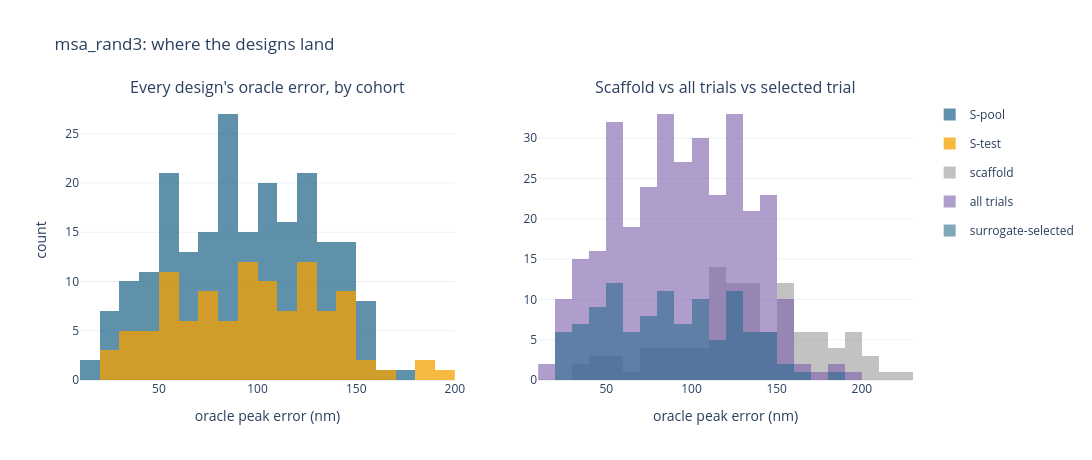

Here is the notebook cell this chart was saved with:
### Markdown cell above
## 6. Distribution of the design errors

**Left:** the oracle error of every design produced (3 trials per task), by cohort — the honest picture
of what one run of the search yields. **Right:** the same tasks under three views of the scaffold→design
step: the scaffold, all trials pooled, and the surrogate-selected trial. The gap between the last two is
what the selection rule buys.

### Code cell
print("oracle peak error (nm), scaffold -> design")
for label in LABELS:
    s = summ[summ.cohort == label]
    f = fin[fin.cohort == label]
    print(f"  {label:8}: n={len(s):2d} tasks | scaffold mean {s.scaf_err.mean():5.1f} / median "
          f"{s.scaf_err.median():5.1f}  ->  all trials {f.peak_err.mean():5.1f} / "
          f"{f.peak_err.median():5.1f}   surrogate-selected {s.des_err.mean():5.1f} / {s.des_err.median():5.1f}")
print(f"  {'ALL':8}: n={len(summ):2d} tasks | scaffold {summ.scaf_err.mean():5.1f}  ->  "
      f"all trials {fin.peak_err.mean():5.1f}   selected {summ.des_err.mean():5.1f} nm")

fig = make_subplots(rows=1, cols=2, subplot_titles=(
    "Every design's oracle error, by cohort", "Scaffold vs all trials vs selected trial"))
for label in LABELS:
    f = fin[fin.cohort == label]
    fig.add_trace(go.Histogram(x=f["peak_err"], name=label, marker_color=COLOR[label],
                               opacity=0.75, nbinsx=22, legendgroup=label), 1, 1)
for x, name, color in [(summ.scaf_err, "scaffold", "#999999"),
                       (fin.peak_err, "all trials", "#7a5ea8"),
                       (summ.des_err, "surrogate-selected", "#2b6c8f")]:
    fig.add_trace(go.Histogram(x=x, name=name, marker_color=color, opacity=0.6, nbinsx=22), 1, 2)
fig.update_xaxes(title_text="oracle peak error (nm)", row=1, col=1)
fig.update_xaxes(title_text="oracle peak error (nm)", row=1, col=2)
fig.update_yaxes(title_text="count", row=1, col=1)
fig.update_layout(template=pio_tmpl, width=1120, height=460, barmode="overlay",
                  title=f"{ARM}: where the designs land")
fig.show()

### Figure 1 — Plotly figure (JSON) as saved in the notebook; plotly's stock layout.template omitted (floating-point values rounded to 4 significant figures; data arrays with more than 128 entries replaced by an {"elided": "..."} marker saying what was removed)
{"data": [{"legendgroup": "S-pool", "marker": {"color": "#2b6c8f"}, "name": "S-pool", "nbinsx": 22, "opacity": 0.75, "type": "histogram", "x": {"elided": "216 float values"}, "xaxis": "x", "yaxis": "y"}, {"legendgroup": "S-test", "marker": {"color": "#f6a200"}, "name": "S-test", "nbinsx": 22, "opacity": 0.75, "type": "histogram", "x": [101.8, 137.0, 111.2, 142.7, 128.1, 130.1, 125.6, 144.7, 127.2, 57.22, 64.62, 88.63, 55.65, 31.59, 47.8, 162.9, 102.9, 120.7, 103.0, 138.4, 151.2, 62.92, 50.46, 47.16, 56.68, 102.4, 53.4, 129.5, 94.64, 126.0, 54.47, 58.6, 92.9, 86.98, 113.1, 123.8, 24.35, 29.6, 29.56, 32.07, 62.31, 77.06, 107.5, 102.6, 116.8, 56.74, 53.72, 68.99, 112.5, 92.39, 95.27, 70.51, 79.16, 72.95, 141.0, 144.5, 137.5, 114.5, 122.5, 97.2, 105.9, 98.71, 44.66, 92.83, 79.46, 77.14, 71.47, 67.69, 98.4, 49.81, 36.13, 36.06, 109.0, 104.7, 108.9, 111.2, 112.2, 126.0, 54.78, 56.33, 88.2, 97.83, 78.33, 122.8, 83.52, 69.24, 89.87, 149.6, 144.5, 134.4, 143.8, 150.4, 142.6, 79.23, 96.37, 44.27, 194.2, 186.6, 181.0, 120.0, 98.08, 135.3, 142.0, 136.8, 128.2, 81.16, 37.62, 96.16], "xaxis": "x", "yaxis": "y"}, {"marker": {"color": "#999999"}, "name": "scaffold", "nbinsx": 22, "opacity": 0.6, "type": "histogram", "x": [201.3, 128.0, 102.6, 68.03, 101.6, 94.88, 147.7, 120.2, 108.8, 170.9, 188.0, 84.46, 88.96, 46.22, 78.27, 178.7, 37.11, 165.6, 58.47, 74.27, 77.41, 123.3, 204.5, 142.1, 171.2, 42.21, 195.4, 190.9, 157.1, 158.7, 221.6, 133.8, 116.6, 160.0, 117.6, 139.1, 135.7, 110.6, 160.5, 145.3, 150.7, 148.6, 139.6, 135.6, 123.0, 119.2, 123.3, 126.0, 109.5, 38.11, 97.51, 88.69, 53.53, 150.6, 137.9, 160.6, 117.4, 135.3, 138.5, 190.8, 198.7, 120.7, 118.7, 190.5, 153.3, 153.0, 154.7, 159.9, 120.6, 166.4, 123.4, 117.4, 169.4, 148.3, 163.6, 116.7, 189.8, 180.3, 176.5, 51.0, 140.9, 197.3, 134.8, 133.8, 112.8, 81.65, 155.6, 93.14, 118.0, 125.6, 155.6, 119.0, 123.3, 135.0, 118.3, 48.31, 118.4, 118.3, 99.88, 136.6, 202.4, 159.1, 187.3, 76.74, 211.9, 177.8, 173.7, 120.4], "xaxis": "x2", "yaxis": "y2"}, {"marker": {"color": "#7a5ea8"}, "name": "all trials", "nbinsx": 22, "opacity": 0.6, "type": "histogram", "x": {"elided": "324 float values"}, "xaxis": "x2", "yaxis": "y2"}, {"marker": {"color": "#2b6c8f"}, "name": "surrogate-selected", "nbinsx": 22, "opacity": 0.6, "type": "histogram", "x": [153.4, 87.88, 31.22, 28.11, 80.56, 58.7, 129.4, 52.9, 39.57, 132.2, 131.8, 70.37, 74.19, 27.5, 24.54, 140.8, 42.49, 105.2, 25.68, 65.38, 64.81, 88.1, 99.73, 69.01, 65.24, 24.8, 87.98, 84.71, 86.41, 104.0, 166.1, 123.0, 69.01, 120.5, 118.9, 123.9, 59.27, 39.86, 109.5, 82.45, 103.4, 89.99, 88.94, 126.1, 35.98, 73.72, 79.78, 98.43, 36.88, 42.28, 55.52, 70.62, 55.59, 115.6, 87.8, 113.7, 99.86, 101.8, 128.9, 146.4, 150.2, 103.9, 111.8, 146.6, 48.5, 52.82, 102.2, 99.73, 47.53, 133.5, 66.38, 56.31, 137.0, 130.1, 127.2, 57.22, 47.8, 102.9, 138.4, 47.16, 53.4, 94.64, 54.47, 123.8, 24.35, 32.07, 107.5, 53.72, 92.39, 70.51, 141.0, 97.2, 44.66, 79.46, 71.47, 49.81, 104.7, 111.2, 54.78, 122.8, 83.52, 144.5, 142.6, 44.27, 186.6, 120.0, 128.2, 37.62], "xaxis": "x2", "yaxis": "y2"}], "layout": {"annotations": [{"font": {"size": 16}, "showarrow": false, "text": "Every design's oracle error, by cohort", "x": 0.225, "xanchor": "center", "xref": "paper", "y": 1.0, "yanchor": "bottom", "yref": "paper"}, {"font": {"size": 16}, "showarrow": false, "text": "Scaffold vs all trials vs selected trial", "x": 0.775, "xanchor": "center", "xref": "paper", "y": 1.0, "yanchor": "bottom", "yref": "paper"}], "barmode": "overlay", "height": 460, "title": {"text": "msa_rand3: where the designs land"}, "width": 1120, "xaxis": {"anchor": "y", "domain": [0.0, 0.45], "title": {"text": "oracle peak error (nm)"}}, "xaxis2": {"anchor": "y2", "domain": [0.55, 1.0], "title": {"text": "oracle peak error (nm)"}}, "yaxis": {"anchor": "x", "domain": [0.0, 1.0], "title": {"text": "count"}}, "yaxis2": {"anchor": "x2", "domain": [0.0, 1.0]}}}
